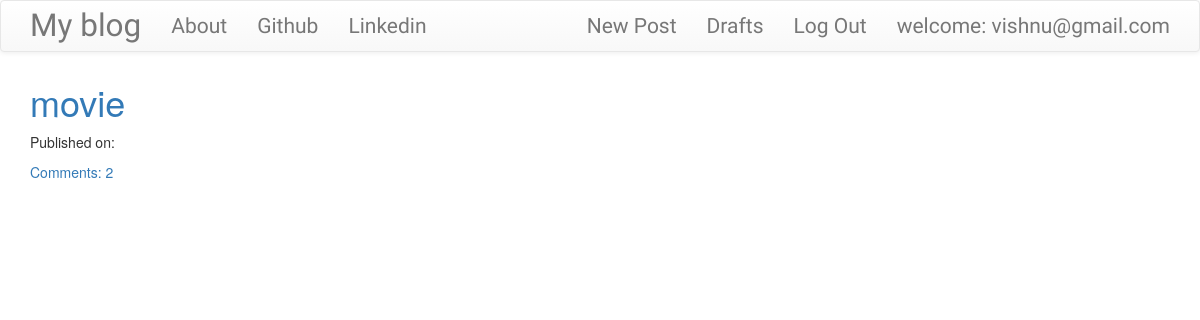
The app's page / (signed in), older data.
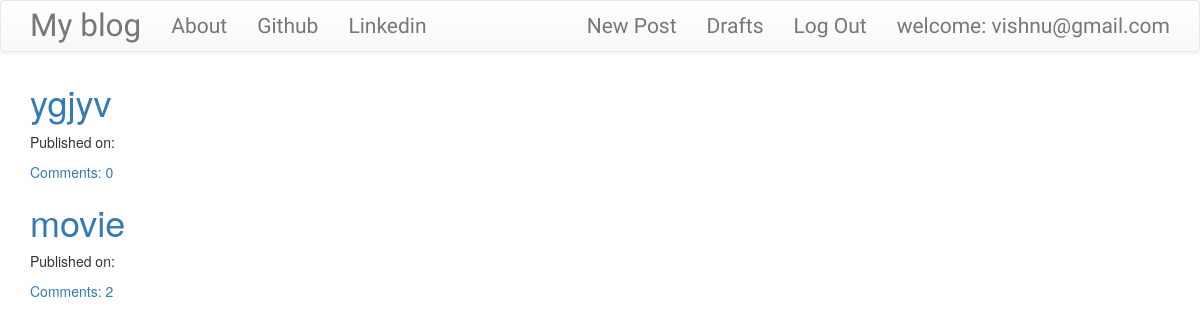
The same page, newer data.
### blog/models.py (models this page shows, shortened)
class Post(models.Model):
    author = models.ForeignKey('auth.User',on_delete=models.PROTECT)
    title = models.CharField(max_length = 200)
    text = models.TextField()
    created_date = models.DateTimeField(default=timezone.now())
    published_date = models.DateTimeField(blank=True,null=True)
    def approve_comments(self):
        return self.comments.filter(approved_comment=True)

### blog/views.py (the view)
# urls.py: path('',views.PostListView.as_view(),name='post_list'),
class PostListView(ListView):
    model = Post
    def get_queryset(self):
        return Post.objects.filter(published_date__lte=timezone.now()).order_by('-published_date')

### blog/templates/blog/post_list.html
{% extends "blog/base.html" %}
{% block content %}
<div class="centerstage">
  {% for post in post_list %}
  <div class="post">
    <h1><a href="{% url 'post_detail' pk=post.pk %}">{{ post.title }}</a></h1>
    <div class="date">
      <p>Published on: {{post.Published|date:"D M Y"}}</p>
    </div>
    <a href="{% url 'post_detail' pk=post.pk %}">Comments: {{ post.approve_comments.count }}</a>
  </div>
  {% endfor %}
</div>
{% endblock %}

### blog/templates/blog/base.html (shortened to what this page needs)
<!DOCTYPE html>
{% load static %}
<html lang="en" dir="ltr">
  <head>
    <link rel="stylesheet" href="https://maxcdn.bootstrapcdn.com/bootstrap/3.3.7/css/bootstrap.min.css">
    <link rel="stylesheet" href="https://maxcdn.bootstrapcdn.com/bootstrap/3.3.7/css/bootstrap-theme.min.css">
    <link rel="stylesheet" href="//cdn.jsdelivr.net/npm/medium-editor@latest/dist/css/medium-editor.min.css" type="text/css" media="screen" charset="utf-8">
    <link rel="stylesheet" href="{% static 'css/blog.css'%}">
  </head>
  <body class="loader">
    <nav class='navbar navbar-default techfont custom-navbar'>
      <div class="container">
        <ul class='nav navbar-nav'>
          <li><a class="navbar-brand bigbrand" href="{% url 'post_list'%}">My blog</a></li>
          <li><a href="{% url 'about' %}">About</a></li>
          <li><a href="https://www.github.com">Github</a></li>
          <li><a href="https://www.linkedin.com">Linkedin</a></li>
        </ul>
        <ul class='nav navbar-nav navbar-right'>
            {% if user.is_authenticated %}
              <li>
                <a href="{% url 'post_new' %}">New Post</a>
              </li>
              <li>
                <a href="{% url 'post_draft_list' %}">Drafts</a>
              </li>
              <li>
                <a href="{% url 'logout' %}">Log Out</a>
              </li>
              <li>
                <a>welcome: {{user.username}}</a>
              </li>
                {% else %}
                  <li>
                    <a class='nav navbar-right' href="{% url 'login' %}"><span class="glyphicon glyphicon-user"></span></a>
                  </li>
            {% endif %}
        </ul>
      </div>
    </nav>
    <div class="content container">
      <div class="row">
        <div class="col-md-8">
          <div class="blog_posts">
            {% block content %}
            {% endblock %}
          </div>
        </div>
      </div>
    </div>
  </body>
</html>

### blog/static/css/blog.css (style rules this page uses)
.techfont { font-family: 'Russo One',sans-serif; font-size: 1.5em; margin-bottom: 10px; }
.centerstage { margin-left: auto; margin-right: auto; }
.bigbrand { font-size: 1.5em; }
.loader { filter:hue-rotate(0deg); color:linear-gradient(45deg,#0f8,#08f); animation:hue 10000ms infinite linear; }

Row changes from the older to the newer data that the page shows:
added Post: title "ygjyv", approve_comments.count "0"
